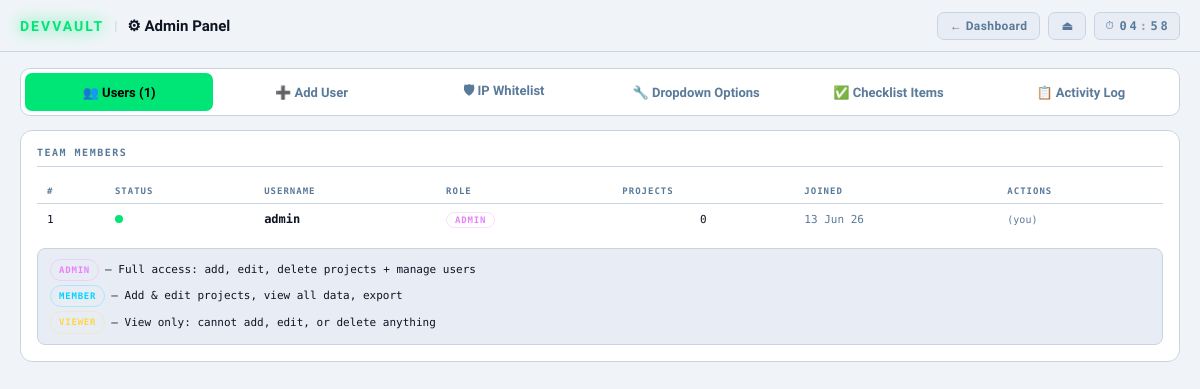
The page /admin.php (signed in) on the database as committed earlier.
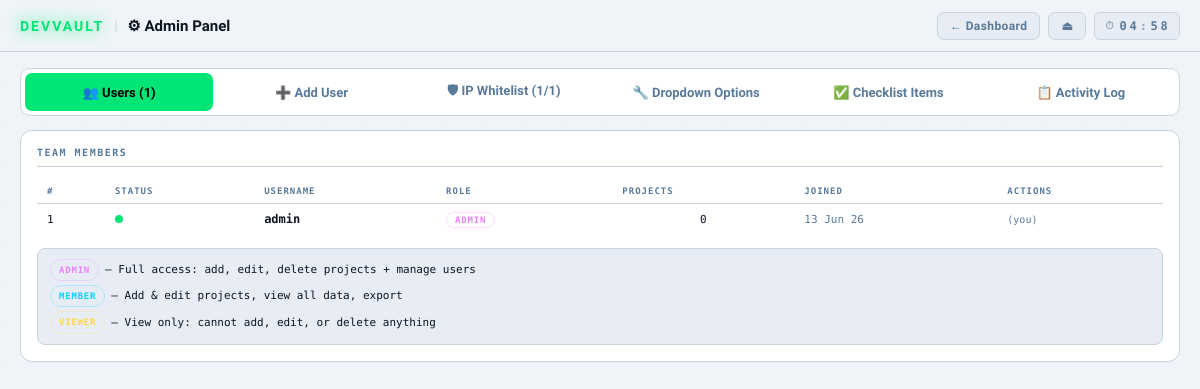
The same page on the database as committed later.
### tables this page shows
CREATE TABLE users (
            id INTEGER PRIMARY KEY AUTOINCREMENT,
            username TEXT UNIQUE NOT NULL,
            password_hash TEXT NOT NULL,
            role TEXT DEFAULT 'member',
            is_active INTEGER DEFAULT 1,
            theme TEXT DEFAULT 'dark',
            accent_color TEXT DEFAULT '#00d4ff',
            bg_color TEXT DEFAULT '',
            font_size INTEGER DEFAULT 14,
            font_family TEXT DEFAULT 'Rajdhani',
            created_at DATETIME DEFAULT CURRENT_TIMESTAMP
        , password_changed INTEGER DEFAULT 0);

CREATE TABLE ip_whitelist (
    id INTEGER PRIMARY KEY AUTOINCREMENT,
    ip_address TEXT NOT NULL UNIQUE,
    label TEXT,
    added_by INTEGER,
    added_at DATETIME DEFAULT CURRENT_TIMESTAMP,
    is_active INTEGER DEFAULT 1
);

### auth.php (called while the page is built, shortened)
<?php
function user_pref(string $key, string $default = ''): string {
    return $_SESSION['prefs'][$key] ?? $default;
}

### admin.php (the view, shortened to what this page needs)
<?php
require_once __DIR__ . '/auth.php';
$db = get_db();
$db->exec("CREATE TABLE IF NOT EXISTS ip_whitelist (
    id INTEGER PRIMARY KEY AUTOINCREMENT,
    ip_address TEXT NOT NULL UNIQUE,
    label TEXT,
    added_by INTEGER,
    added_at DATETIME DEFAULT CURRENT_TIMESTAMP,
    is_active INTEGER DEFAULT 1
)");
$users          = $db->query("SELECT *,(SELECT COUNT(*) FROM projects WHERE created_by=users.id) as pc FROM users ORDER BY role DESC,username")->fetchAll();
$ipList         = $db->query("SELECT w.*, u.username as added_by_name FROM ip_whitelist w LEFT JOIN users u ON w.added_by=u.id ORDER BY w.added_at DESC")->fetchAll();
$theme   = user_pref('theme', 'dark');
$roleColors = ['admin' => '#ea80fc', 'member' => '#00d4ff', 'viewer' => '#ffd740'];
$roleLabel  = ['admin' => 'Admin', 'member' => 'Member', 'viewer' => 'Viewer'];
$ip_total       = count($ipList);
$ip_active      = count(array_filter($ipList, fn($r) => $r['is_active']));
$active_tab     = $_GET['tab'] ?? 'users';
?>
<!DOCTYPE html>
<html lang="en" data-theme="<?= $theme ?>">
<head>
</head>
<body>
<div class="topbar">
  <span class="logo-txt">DEVVAULT</span>
  <span style="color:var(--border)">|</span>
  <span style="font-size:15px;font-weight:700">⚙ Admin Panel</span>
  <div style="margin-left:auto;display:flex;gap:8px">
    <a href="index.php" class="btn btn-ghost">← Dashboard</a>
    <a href="logout.php" class="btn btn-ghost" title="Logout">⏏</a>
    <span id="session-timer-display" title="Session timer">⏱ 05:00</span>
  </div>
</div>
<div class="content">
<div class="tabs">
  <button class="tab <?= $active_tab === 'users'     ? 'active' : '' ?>" onclick="showTab('users',this)">👥 Users (<?= count($users) ?>)</button>
  <button class="tab <?= $active_tab === 'add'       ? 'active' : '' ?>" onclick="showTab('add',this)">➕ Add User</button>
  <button class="tab <?= $active_tab === 'ip'        ? 'active' : '' ?>" onclick="showTab('ip',this)">🛡 IP Whitelist <?= $ip_total > 0 ? "($ip_active/$ip_total)" : '' ?></button>
  <button class="tab <?= $active_tab === 'options'   ? 'active' : '' ?>" onclick="showTab('options',this)">🔧 Dropdown Options</button>
  <button class="tab <?= $active_tab === 'checklist' ? 'active' : '' ?>" onclick="showTab('checklist',this)">✅ Checklist Items</button>
  <button class="tab <?= $active_tab === 'logs'      ? 'active' : '' ?>" onclick="showTab('logs',this)">📋 Activity Log</button>
</div>
<div class="tab-pane <?= $active_tab === 'users' ? 'active' : '' ?>" id="tab-users">
  <div class="panel">
    <h2>Team Members</h2>
    <table class="user-table">
      <tr>
        <th>#</th><th>Status</th><th>Username</th><th>Role</th>
        <th>Projects</th><th>Joined</th><th>Actions</th>
      </tr>
      <?php foreach ($users as $u):
        $isActive = (int)($u['is_active'] ?? 1);
        $rclr = $roleColors[$u['role']] ?? '#8b949e';
      ?>
      <tr style="<?= !$isActive ? 'opacity:.5' : '' ?>">
        <td><?= $u['id'] ?></td>
        <td>
          <span class="status-dot" style="background:<?= $isActive ? 'var(--success)' : 'var(--danger)' ?>"
            title="<?= $isActive ? 'Active' : 'Inactive' ?>"></span>
        </td>
        <td style="font-weight:700;color:var(--text);font-size:12px"><?= htmlspecialchars($u['username']) ?></td>
        <td>
          <span class="role-badge" style="color:<?= $rclr ?>;border-color:<?= $rclr ?>40">
            <?= $roleLabel[$u['role']] ?? $u['role'] ?>
          </span>
        </td>
        <td style="text-align:center"><?= $u['pc'] ?></td>
        <td style="color:var(--muted)"><?= date('d M y', strtotime($u['created_at'])) ?></td>
        <td>
          <?php if ($u['id'] !== $_SESSION['user_id']): ?>
          <div class="actions-cell">
            <select class="role-sel" data-uid="<?= $u['id'] ?>"
              style="background:var(--surface2);border:1px solid var(--border);border-radius:5px;
                padding:3px 6px;color:var(--text);font-size:10px;font-family:'Share Tech Mono',monospace;
                outline:none;cursor:pointer;width:auto"
              onchange="changeRole(<?= $u['id'] ?>,this.value)">
              <option value="admin"  <?= $u['role'] === 'admin'  ? 'selected' : '' ?>>Admin</option>
              <option value="member" <?= $u['role'] === 'member' ? 'selected' : '' ?>>Member</option>
              <option value="viewer" <?= $u['role'] === 'viewer' ? 'selected' : '' ?>>Viewer</option>
            </select>
            <form method="POST" style="display:inline">
              <input type="hidden" name="csrf" value="<?= csrf_token() ?>">
              <input type="hidden" name="action" value="toggle_active">
              <input type="hidden" name="uid" value="<?= $u['id'] ?>">
              <button type="submit" class="btn <?= $isActive ? 'btn-warn' : 'btn-success' ?>" style="padding:4px 8px">
                <?= $isActive ? '⛔ Deactivate' : '✅ Activate' ?>
              </button>
            </form>
            <button class="btn btn-ghost" onclick="resetPw(<?= $u['id'] ?>,'<?= htmlspecialchars($u['username']) ?>')"
              style="padding:4px 7px">🔑</button>
            <form method="POST" style="display:inline">
              <input type="hidden" name="csrf" value="<?= csrf_token() ?>">
              <input type="hidden" name="action" value="delete_user">
              <input type="hidden" name="uid" value="<?= $u['id'] ?>">
              <button type="submit" class="btn btn-danger" style="padding:4px 7px"
                onclick="return confirm('Delete user <?= htmlspecialchars($u['username']) ?>?')">🗑</button>
            </form>
          </div>
          <?php else: ?>
          <span style="font-size:10px;color:var(--muted);font-family:'Share Tech Mono',monospace">(you)</span>
          <?php endif; ?>
        </td>
      </tr>
      <?php endforeach; ?>
    </table>
    <div class="role-info" style="margin-top:14px">
      <div class="ri"><span class="role-badge" style="color:<?= $roleColors['admin'] ?>;border-color:<?= $roleColors['admin'] ?>40">Admin</span> — Full access: add, edit, delete projects + manage users</div>
      <div class="ri"><span class="role-badge" style="color:<?= $roleColors['member'] ?>;border-color:<?= $roleColors['member'] ?>40">Member</span> — Add & edit projects, view all data, export</div>
      <div class="ri"><span class="role-badge" style="color:<?= $roleColors['viewer'] ?>;border-color:<?= $roleColors['viewer'] ?>40">Viewer</span> — View only: cannot add, edit, or delete anything</div>
    </div>
  </div>
</div>
</div>
</body>
</html>

Rows that differ between the two databases and show on the page:
added ip_whitelist: is_active "1"
Other text that changed with them:
$ip_total: (not shown) → "1"
